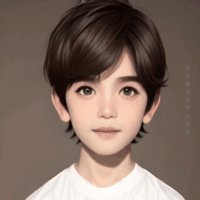
#> input picture PathArgServer5/boy2.gif, 200 x 200 px
$ python gif2oled.py   (older library calls are emulated)
#> lines starting #> are read from the running program, lines starting #| are printed output that depends on the picture
from PIL import Image
import sys
import os
from io import BytesIO
import binascii
import traceback


'''
    参考链接
    https://stackoverflow.com/questions/10269099/pil-convert-gif-frames-to-jpg
'''
curdir = "./"
os.chdir(curdir)

def processImage(in_file, saveImg=True,resaize = False):
#> called with in_file = 'boy2.gif', saveImg = True, resaize = False
    try:
        if "gif"  in in_file:
            im = Image.open(in_file)
#> im is the input picture: PIL image 200x200 P; mean R, G, B 125.5, 105.8, 95.7
        else:
            im = Image.open(in_file)

    except IOError:
        print("Cant load", in_file)
        sys.exit(1)

    # 截取文件名
    filename = in_file.split('.')[0]

    i = 0
    #if "gif"  in in_file:
        #mypalette = im.getpalette()

    arr_name_all = ''  # 存取数组
    arr_size_all = ''  # 存储数组容量

    try:
        with open(filename + '.h', 'w', encoding='utf-8') as f:  # 写入文件
            f.write('#include <pgmspace.h> \n\n')
            while 1:
                print('.', end="")
                #if "gif"  in in_file:
                    #im.putpalette(mypalette)
                new_im = Image.new("RGB", im.size)
                new_im.paste(im)

                # 缩放图像，
                if resaize:
                    width = new_im.size[0]  # 获取原始图像宽度
                    height = new_im.size[1]  # 获取原始图像高度
                    new_width = 10  # 等比例缩放后的图像高度，根据实际需要调整
                    # print(width, " ", height)
                    if width > new_width:
                        ratio = round(new_width / width, 3)  # 缩放系数
                        new_im = new_im.resize((int(width * ratio)+1, int(height * ratio)+1), Image.ANTIALIAS)
                        print("new size w,h",int(width * ratio), int(height * ratio))

                # 获取图像字节流，转16进制格式
                img_byte = BytesIO()  # 获取字节流
                new_im.save(img_byte, format='jpeg')
                print("============================")
                print(img_byte.getvalue())
                print("============================")

                # 16进制字符串
                img_hex = binascii.hexlify(img_byte.getvalue()).decode('utf-8')

                arr_name = filename + '_' + str(i)
                arr_size = 0  # 记录数组长度
                arr_name_all += arr_name + ','

                # 将ac --> 0xac
                f.write('const uint8_t ' + arr_name + '[] PROGMEM = { \n')  # 写前
                for index, x in zip(range(len(img_hex)), range(0, len(img_hex), 2)):
                    temp_hex = '0x' + img_hex[x:x + 2] + ', '
                    # 30个数据换行
                    if (index + 1) % 30 == 0:
                        temp_hex += '\n'

                    f.write(temp_hex)  # 写入文件
                    arr_size += 1
                f.write('\n};\n\n')  # 写结尾
                i += 1
                arr_size_all += str(arr_size) + ','

                # 保存一帧帧图像
                if saveImg:
                    if not os.path.exists('./out_img'):
                        os.mkdir('./out_img')
                    if not os.path.exists('./out_img/' + filename):
                        os.mkdir('./out_img/' + filename)
                    new_im.save('./out_img/' + filename + '/' + str(i) + '.jpg')

                try:
                    im.seek(im.tell() + 1)
                except EOFError:
                    # 动图读取结束
                    f.write('const uint8_t *' + filename + '[' + str(i) + '] PROGMEM { ' + arr_name_all + '};\n')
                    f.write('const uint32_t ' + filename + '_size[' + str(i) + '] PROGMEM { ' + arr_size_all + '};')
                    print("成功保存文件为：" + filename + '.h')
                    break
#> this loop made 32 passes
#> pass 2, in processImage, `new_im.save('./out_img/' + filename + '/' + str(i) + '.jpg')`:
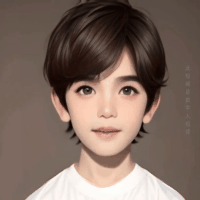
#> saved as 2.jpg: PIL image 200x200 RGB; mean R, G, B 125.6, 105.8, 95.8
#> after the loop:
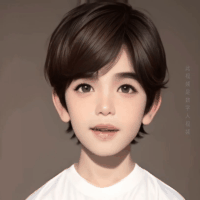
#> im: PIL image 200x200 RGB; mean R, G, B 125.8, 105.9, 95.9
#> after the loop, i = 32

    except EOFError as e:
        print(e.args)
        print(traceback.format_exc())
        pass  # end of sequence


if __name__ == '__main__':
    processImage("boy2.gif", True)
    # im=Image.open("foo0.bmp")
    # print ("img info:",im.format,im.size)
